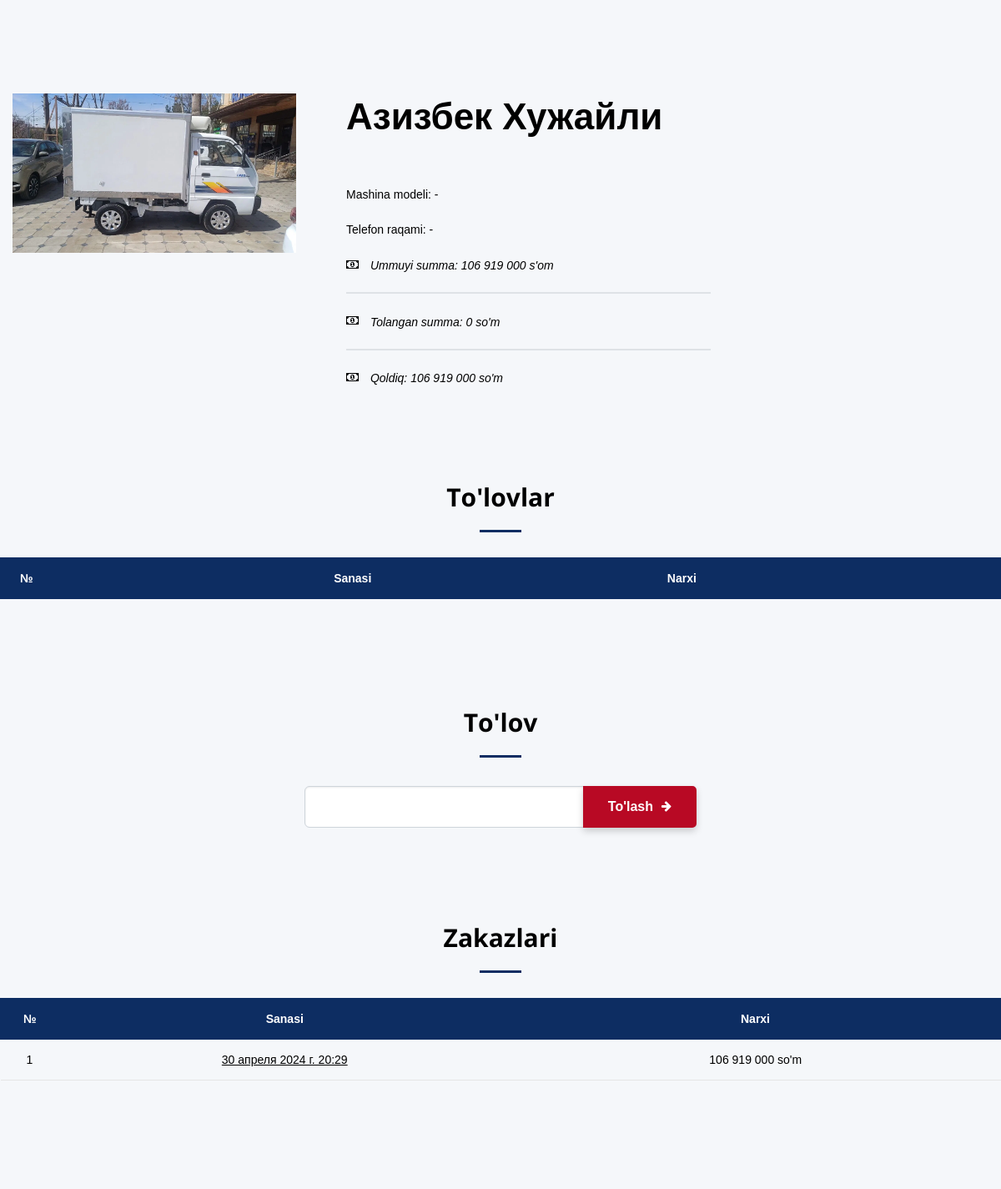
Page /finance-driver-detail/26 (signed in) on the committed database.
### backend/models.py (models this page shows, shortened)
class Driver(models.Model):
    photo = models.ImageField(upload_to='images/', blank=True, null=True)
    name = models.CharField(max_length=255, verbose_name='FIO')
    phone = models.CharField(max_length=255, verbose_name='Telefon')
    auto = models.CharField(max_length=255, verbose_name='Avtomobil')
    class Meta:
        verbose_name = 'xaydovchi'
        verbose_name_plural = 'xaydovchilar'

class Order(models.Model):
    created_date = models.DateTimeField(auto_now_add=True)
    driver = models.ForeignKey('Driver', related_name='Driver', on_delete=models.CASCADE)
    cash = models.IntegerField(default=0, verbose_name='Summa')
    class Meta:
        verbose_name = 'chiqim'
        verbose_name_plural = 'chiqim'

### backend/views.py (the view)
# urls.py: path('finance-driver-detail/<int:id>', finance_driver_detail, name='finance_driver_detail'),
@login_required
def finance_driver_detail(request, id=1):
    context = dict()
    driver = Driver.objects.get(id=id)
    orders = Order.objects.all()
    payments = Payment.objects.filter(driver=driver)
    cash = 0
    for order in Order.objects.filter(driver=driver):
        order_cash = order.cash
        """ for refund in Refund.objects.filter(order=order):
            for refund_product in refund.Refund.all():
                order_cash -= refund_product.product.case * refund_product.count * refund_product.price """
        cash += order_cash
    """ for payment in Payment.objects.filter(driver=driver):
        cash -= payment.cash """
    context['driver'] = {
            'driver':driver,
            'id': driver.id,
            'photo': driver.photo,
            'name': driver.name,
            'phone': driver.phone,
            'auto': driver.auto,
            'cash': cash
    }
    orders = Order.objects.filter(driver=driver)
    context['payments'] = payments
    context['orders'] = orders
    if request.user.groups.filter(name='Склад').exists():
        return render(request, 'finance-driver-detail.html', context)
    else:
        return HttpResponse("У вас нет прав для просмотра этой страницы.")

### backend/templatetags/my_tags.py (called while the page is built)
@register.simple_tag
def call_calculate_driver_cash(driver, payed=False):
    return calculate_driver_cash(driver, payed)

### backend/utils.py (called while the page is built)
def intcomma(number):
    parts = []
    for i, digit in enumerate(reversed(str(number))):
        if i > 0 and i % 3 == 0:
            parts.append(' ')
        parts.append(digit)
    return ''.join(reversed(parts))

def calculate_driver_cash(driver, payed):
    if payed:
        cash = 0
        for payment in Payment.objects.filter(driver=driver):
            cash += payment.cash
    else:
        cash = 0
        for payment in Payment.objects.filter(driver=driver):
            cash -= payment.cash
        for order in Order.objects.filter(driver=driver):
            cash += order.cash
            for refund in Refund.objects.filter(order=order):
                for refund_product in refund.Refund.all():
                    cash -= refund_product.product.case * refund_product.count * refund_product.price
    return intcomma(cash)

### templates/finance-driver-detail.html (shortened to what this page needs)
{% extends "./base.html" %}
{% load static %}
{% load my_tags %}
{% load humanize %}
{% block body %}
<section class="section section-xl bg-catskill text-black">
<div class="container">
    <div class="row row-30 justify-content-sm-center">
        <div class="col-md-4 col-lg-4 text-md-start">
            <div class="inset-md-right-30">
                {% if driver.photo %}
                <img class="img-responsive d-inline-block" src="{{ driver.photo.url }}" width="340" height="340"
                    alt="">
                {% else %}
                <img class="img-responsive d-inline-block" src="{% static '../media/images/default.webp' %}" width="340"
                    height="340" alt="">
                {% endif %}
            </div>
        </div>
        <div class="col-md-8 col-lg-8 text-start">
            <div>
                <h2 class="fw-bold">{{ driver.name }}</h2>
            </div>
            <div class="row row-30">
                <div class="col-7">
                    <div class="offset-top-20">
                        <p>Mashina modeli:&nbsp;{{ driver.auto }}</p>
                    </div>
                    <div class="offset-top-20">
                        <p>Telefon raqami:&nbsp;{{ driver.phone }}</p>
                    </div>
                    <div class="post-news-meta offset-top-20"><i class="fa fa-money" aria-hidden="true"></i>
                        <span class="align-middle inset-left-10 fst-italic text-black">Ummuyi summa: {{ driver.cash|intcomma }} s'om</span>
                    </div>
                    <div class="hr border border-{{ order.status }} border-1 "></div>
                    <div class="post-news-meta "><i class="fa fa-money" aria-hidden="true"></i>
                        <span class="align-middle inset-left-10 fst-italic text-black">Tolangan summa: {% call_calculate_driver_cash driver.driver True%} so'm</span>
                    </div>
                    <div class="hr border border-{{ order.status }} border-1 "></div>
                    <div class="post-news-meta "><i class="fa fa-money" aria-hidden="true"></i>
                        <span class="align-middle inset-left-10 fst-italic text-black">Qoldiq: {% call_calculate_driver_cash driver.driver False%} so'm</span>
                    </div>
                </div>
            </div>
        </div>
    </div>
</div>
</section>
<section class="section section-xl bg-catskill">
    <div class="container">
        <h3 class="fw-bold">To'lovlar</h3>
        <hr class="divider bg-madison">
        <div class="row offset-md-top-30 justify-content-sm-center">
            <table class="table table-custom table-dark-blue table-fixed" data-responsive="true">
                <tr>
                    <th>№</th>
                    <th>Sanasi</th>
                    <th>Narxi</th>
                </tr>
            </table>
        </div>
    </div>
</section>
<section class="section section-xl bg-catskill">
    <div class="container">
        <h3 class="fw-bold">To'lov</h3>
        <hr class="divider bg-madison">
        <div class="row align-items-center justify-content-sm-center section-34">
            <div class="col-sm-8 col-md-6 col-lg-5 ">
                <div class="input-group">
                    <input id="payment-input" type="text" class="form-control bg-white" aria-label="Dollar amount (with dot and two decimal places)">
                    <button onclick="blockButton(this)" id="payment-button" class="btn button-primary btn-icon btn-icon-right" data-driver-id="{{ driver.id }}">
                        <span class="icon fa fa-arrow-right"></span>
                        <span>To'lash</span>
                    </button>
                </div>
            </div>
        </div>
    </div>
</section>
<section class="section section-xl bg-catskill ">
    <div class="container">
        <h3 class="fw-bold">Zakazlari</h3>
        <hr class="divider bg-madison">
        <div class="row offset-md-top-30 justify-content-sm-center">
            <table class="table table-custom table-dark-blue table-fixed text-center" data-responsive="true">
                <tr>
                    <th width="70px">№</th>
                    <th>Sanasi</th>
                    <th>Narxi</th>
                </tr>
                {% for order in orders %}
                <tr class="text-black ">
                    <td><a href="/document/{{order.id}}">{{ forloop.counter }}</a></td>
                    <td><a href="/document/{{order.id}}"><u>{{order.created_date}}</u></a></td>
                    <td><a href="/document/{{order.id}}">{{order.cash|intcomma}} so'm </a></td>
                </tr>
                {% endfor %}
            </table>
        </div>
    </div>
</section>
    {% endblock %}

### rows in the picture
Driver: name "Азизбек Хужайли", id "0", id.cash "106 919 000"
Order: created_date "30 апреля 2024 г. 20:29", cash "106 919 000"

### other values in the picture
{{ driver.auto }} "-"
{{ driver.phone }} "-"
{{ driver.cash|intcomma }} "106 919 000"
